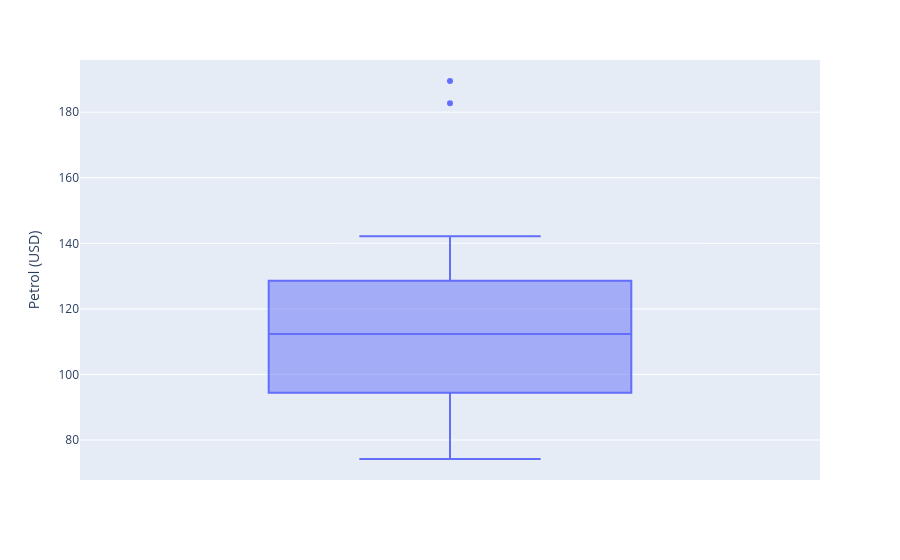

Source (notebook cell):
### Markdown cell above
### Box Plot

### Code cell
fig3 = px.box(dataset, y= 'Petrol (USD)')
fig3.show()

### Figure 1 — Plotly figure (JSON) as saved in the notebook; plotly's stock layout.template omitted (floating-point values rounded to 4 significant figures; data arrays with more than 128 entries replaced by an {"elided": "..."} marker saying what was removed)
{"data": [{"alignmentgroup": "True", "hovertemplate": "Petrol (USD)=%{y}<extra></extra>", "legendgroup": "", "marker": {"color": "#636efa"}, "name": "", "notched": false, "offsetgroup": "", "orientation": "v", "showlegend": false, "type": "box", "x0": " ", "xaxis": "x", "y": {"elided": "813 float values"}, "y0": " ", "yaxis": "y"}], "layout": {"boxmode": "group", "legend": {"tracegroupgap": 0}, "margin": {"t": 60}, "xaxis": {"anchor": "y", "domain": [0, 1]}, "yaxis": {"anchor": "x", "domain": [0, 1], "title": {"text": "Petrol (USD)"}}}}
